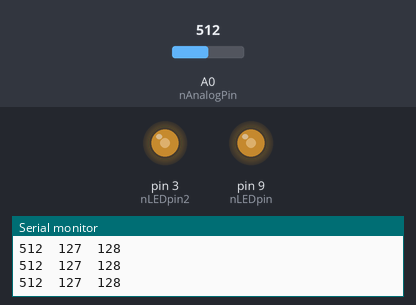
The sketch below on a simulated Arduino Uno, built with avr-gcc and run on an emulated ATmega328P. Shown: output pins drawn as LEDs (lit = HIGH), the last lines printed to the serial monitor. The inputs (shaded band) are chosen by the test bench; at power-on: A0 (nAnalogPin) = 512.

Above: at 1.2 s.
1.3 s: A0 (nAnalogPin) set to 619
At 2.4 s:
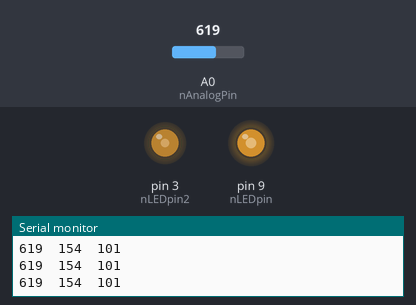
2.8 s: A0 (nAnalogPin) set to 642
At 3.5 s:
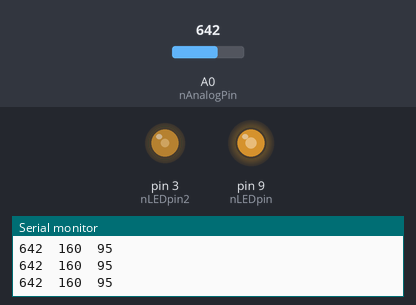
5.8 s: A0 (nAnalogPin) set to 900
At 6.1 s:
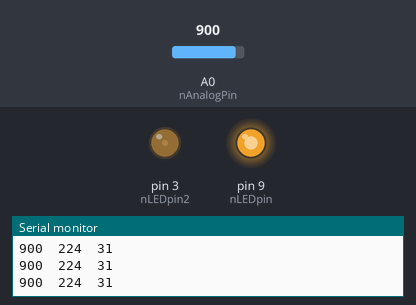
7.3 s: A0 (nAnalogPin) set to 984
At 8.4 s:
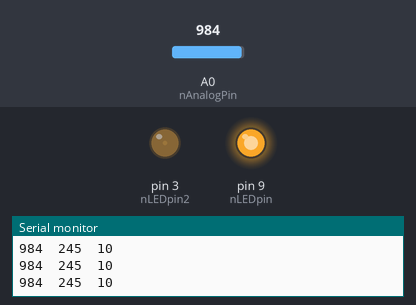
8.8 s: A0 (nAnalogPin) set to 1016
At 9.4 s:
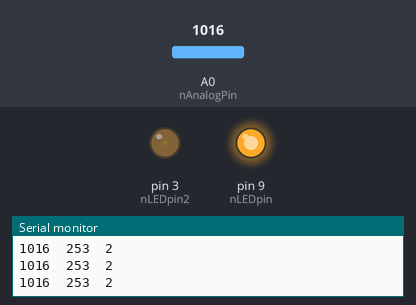
10.3 s: A0 (nAnalogPin) set to 108
At 11.5 s:
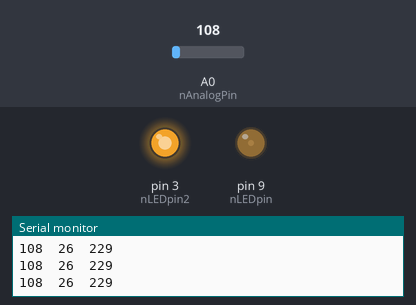
11.8 s: A0 (nAnalogPin) set to 92
Timing chart, 0 to 14.3 s (numbered marks = the images above; inputs shaded):
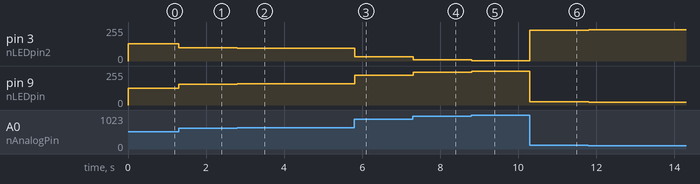

Measured:
- after the input at 1.3 s, pin 3 (nLEDpin2): 128/255 → 101/255 at once; pin 9 (nLEDpin): 127/255 → 154/255 at once
- after the input at 2.8 s, pin 3 (nLEDpin2): 101/255 → 95/255 at once; pin 9 (nLEDpin): 154/255 → 160/255 at once
- after the input at 5.8 s, pin 3 (nLEDpin2): 95/255 → 31/255 at once; pin 9 (nLEDpin): 160/255 → 224/255 at once
- after the input at 7.3 s, pin 3 (nLEDpin2): 31/255 → 10/255 at once; pin 9 (nLEDpin): 224/255 → 245/255 at once
- after the input at 8.8 s, pin 3 (nLEDpin2): 10/255 → 2/255 at once; pin 9 (nLEDpin): 245/255 → 253/255 at once
- after the input at 10.3 s, pin 3 (nLEDpin2): 2/255 → 229/255 at once; pin 9 (nLEDpin): 253/255 → 26/255 at once
- after the input at 11.8 s, pin 3 (nLEDpin2): 229/255 → 233/255 at once; pin 9 (nLEDpin): 26/255 → 22/255 at once

The sketch:

Brightness_adjust.ino
```cpp
/* This following program ables to adjusts brightness of 2 LED by
 * reading the analog value from potentiometer.
 * One LED dims and other brightens up (vice versa).
 *
 * Pins Used :
 * 1st LED pin number - 9
 * 2nd LED pin number - 3
 * AnalogPin A0
 *
 * Check the given circuit diagram for reference
 */

 // Pin Declaration
 const int nLEDpin = 9;
 const int nAnalogPin = A0;
 const int nLEDpin2 = 3;

 // Variable Declaration
 int nAnalogValue =0;
 int bPWMvalue = 0 ;
 int bPWMvalue2 = 0;
 // Function Declaration
  byte LEDbright( int AnalogValue );


 void setup()
 {
  // Begin serial communication at 9600 baud rate
  Serial.begin(9600);
  pinMode(nLEDpin , OUTPUT);
  pinMode(nLEDpin2 , OUTPUT);
  pinMode(nAnalogPin , INPUT);
 }// close setup

 void loop()
 {
  nAnalogValue = analogRead(nAnalogPin); // Read Analog Pin

  bPWMvalue = map(nAnalogValue,0,1023,0,255);  // mapping values from low to high.
  bPWMvalue2 = map(nAnalogValue,0,1023,255,0);  // mapping values from high to low.

  // PWM at pin 3 and 9
  analogWrite(nLEDpin , bPWMvalue);   // at pin 9
  analogWrite(nLEDpin2 , bPWMvalue2);  // at pin 3


  Serial.print(nAnalogValue);
  Serial.print("\t");
  Serial.print(bPWMvalue);
  Serial.print("\t");
  Serial.println(bPWMvalue2);

// IN Serial monitor
// nAnalogValue bPWMvalue mPWMvalue2

  delay(2);
 }// close loop
```
